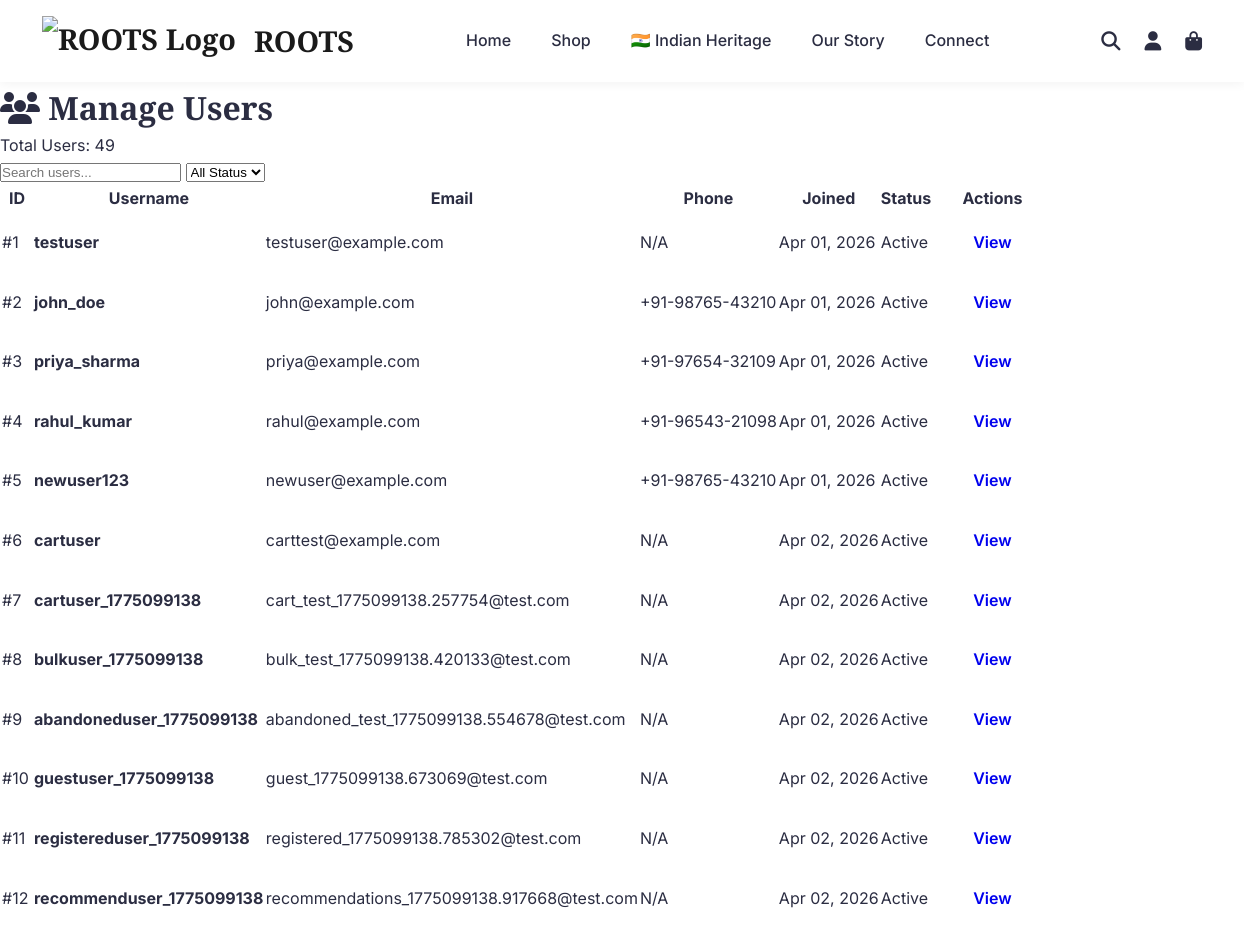
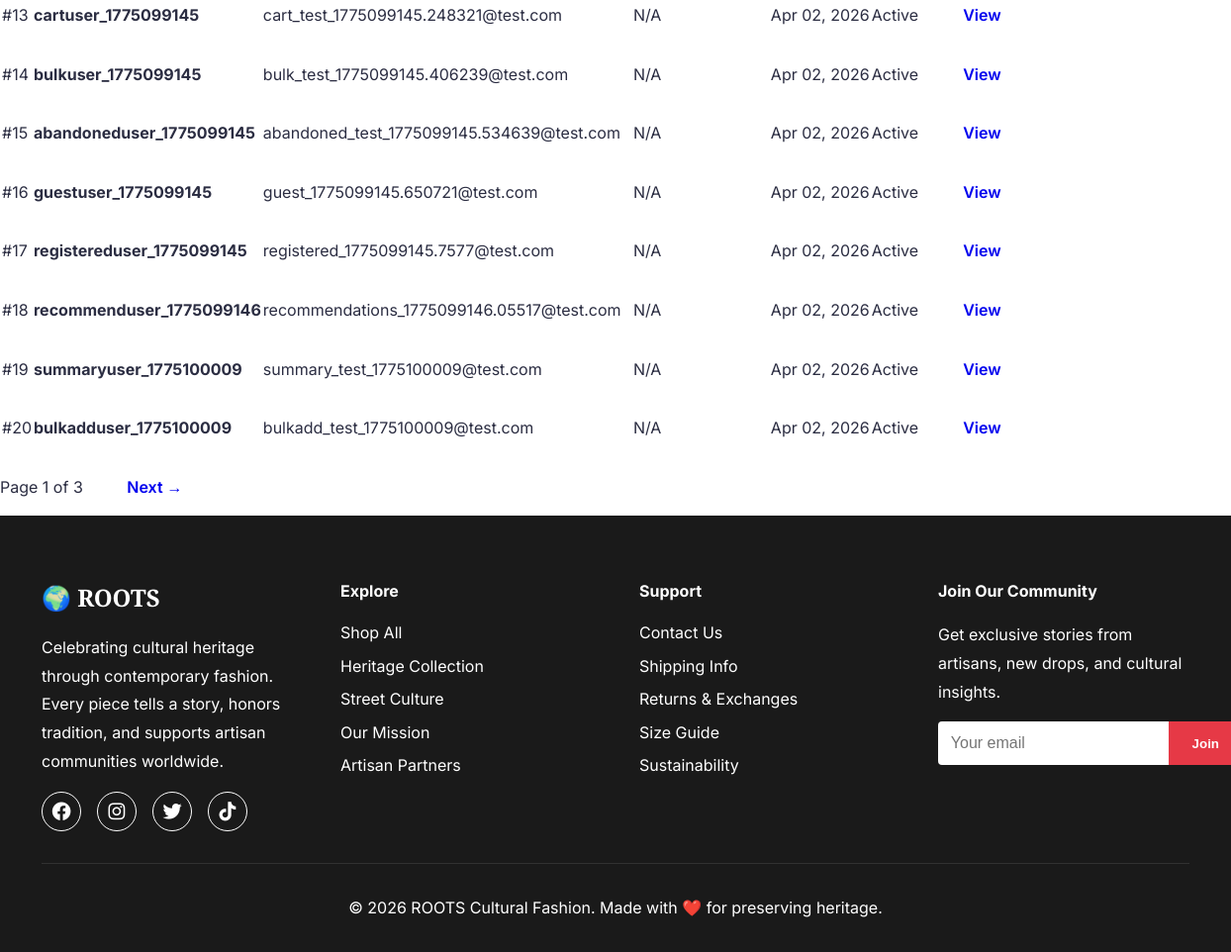
Screenshot of /admin/users (signed in) with the database file from the repository (2 pictures, top to bottom).
### models/__init__.py (models this page shows, shortened)
class User(db.Model):
    __tablename__ = 'users'
    id = db.Column(db.Integer, primary_key=True)
    email = db.Column(db.String(120), unique=True, nullable=False, index=True)
    username = db.Column(db.String(80), unique=True, nullable=False, index=True)
    password_hash = db.Column(db.String(255), nullable=False)
    first_name = db.Column(db.String(50))
    last_name = db.Column(db.String(50))
    phone = db.Column(db.String(20))
    is_active = db.Column(db.Boolean, default=True)
    is_verified = db.Column(db.Boolean, default=False)
    created_at = db.Column(db.DateTime, default=lambda: datetime.now(timezone.utc))
    updated_at = db.Column(db.DateTime, default=lambda: datetime.now(timezone.utc),
                          onupdate=lambda: datetime.now(timezone.utc))
    last_login = db.Column(db.DateTime)
    orders = db.relationship('Order', backref='user', lazy='dynamic')
    addresses = db.relationship('Address', backref='user', lazy='dynamic')

### controllers/admin_controller.py (the view)
@admin_bp.route('/users')
@admin_required
def users():
    page = request.args.get('page', 1, type=int)
    users_pagination = admin_service.get_all_users(page=page, per_page=20)
    return render_template('admin/users.html', users=users_pagination)

### app.py (called while the page is built)
@app.after_request
def add_cache_headers(response):
    if request.path.startswith('/static/'):
        response.cache_control.max_age = 2592000
        response.cache_control.public = True
    elif request.endpoint in ['home', 'shop', 'about', 'contact', 'indian_heritage', 'design_gallery']:
        response.cache_control.max_age = 3600
        response.cache_control.public = True
    return response

@app.before_request
def redirect_to_custom_domain():
    if env == 'production':
        if 'indian-heritage-fashion.onrender.com' in request.url:
            new_url = request.url.replace('indian-heritage-fashion.onrender.com', 'www.rootsfashion.in')
            return redirect(new_url, code=301)

@app.context_processor
def inject_now():
    return {'now': datetime.now(timezone.utc)}

@app.context_processor
def inject_user():
    user_info = {
        'is_authenticated': 'user_id' in session,
        'is_admin': 'admin_id' in session,
        'username': session.get('username') or session.get('admin_username'),
        'user_id': session.get('user_id'),
        'admin_id': session.get('admin_id')
    }
    return {'current_user': user_info}

### repositories/__init__.py (called while the page is built)
    @staticmethod
    def find_all(page: int = 1, per_page: int = 20) -> List[User]:
        return User.query.paginate(page=page, per_page=per_page, error_out=False)

### services/__init__.py (called while the page is built)
    def get_all_users(self, page: int = 1, per_page: int = 20):
        return self.user_repo.find_all(page, per_page)

### templates/admin/users.html (shortened to what this page needs)
{% extends "base.html" %}
{% block content %}
<div class="admin-container">
    <div class="admin-header">
        <h1><i class="fas fa-users"></i> Manage Users</h1>
        <p>Total Users: {{ users.total }}</p>
    </div>
    <div class="admin-content">
        <div class="search-bar">
            <input type="text" placeholder="Search users..." id="searchUsers">
            <select id="filterStatus">
                <option value="">All Status</option>
            </select>
        </div>
        <table class="admin-table">
            <thead>
                <tr>
                    <th>ID</th>
                    <th>Username</th>
                    <th>Email</th>
                    <th>Phone</th>
                    <th>Joined</th>
                    <th>Status</th>
                    <th>Actions</th>
                </tr>
            </thead>
            <tbody>
                {% for user in users.items %}
                <tr>
                    <td>#{{ user.id }}</td>
                    <td><strong>{{ user.username }}</strong></td>
                    <td>{{ user.email }}</td>
                    <td>{{ user.phone or 'N/A' }}</td>
                    <td>{{ user.created_at.strftime('%b %d, %Y') }}</td>
                    <td>
                        {% if user.is_active %}
                            <span class="badge badge-success">Active</span>
                        {% else %}
                            <span class="badge badge-danger">Inactive</span>
                        {% endif %}
                    </td>
                    <td>
                        <a href="{{ url_for('admin.user_detail', user_id=user.id) }}" class="btn btn-sm btn-info">View</a>
                    </td>
                </tr>
                {% endfor %}
            </tbody>
        </table>
        <div class="pagination">
            <span class="page-info">Page {{ users.page }} of {{ users.pages }}</span>
            {% if users.has_next %}
                <a href="{{ url_for('admin.users', page=users.next_num) }}" class="btn btn-sm">Next →</a>
            {% endif %}
        </div>
    </div>
</div>
{% endblock %}

### static/css/style.css (style rules this page uses)
* { margin: 0; padding: 0; box-sizing: border-box; }
:root { --primary-color: #1a1a1a; --secondary-color: #e63946; --accent-color: #f4a261; --text-color: #2b2d42; --light-bg: #fefae0; --white: #ffffff; --gray: #8d99ae; --border-color: #edf2f4; }
body { font-family: 'Inter', 'Segoe UI', sans-serif; line-height: 1.6; color: var(--text-color); }
h1, h2, h3 { font-family: 'Playfair Display', serif; }
.btn { display: inline-block; padding: 1rem 2.5rem; text-decoration: none; border: none; cursor: pointer; font-size: 1rem; transition: all 0.3s; font-weight: 600; border-radius: 4px; }

### rows the page displays
User: id "1", username "testuser", email "testuser@example.com", phone "N/A", created_at "Apr 01, 2026", is_active "Active"
User: id "2", username "john_doe", email "john@example.com", phone "+91-98765-43210", created_at "Apr 01, 2026", is_active "Active"
User: id "3", username "priya_sharma", email "priya@example.com", phone "+91-97654-32109", created_at "Apr 01, 2026", is_active "Active"
User: id "4", username "rahul_kumar", email "rahul@example.com", phone "+91-96543-21098", created_at "Apr 01, 2026", is_active "Active"
User: id "5", username "newuser123", email "newuser@example.com", phone "+91-98765-43210", created_at "Apr 01, 2026", is_active "Active"
User: id "6", username "cartuser", email "carttest@example.com", phone "N/A", created_at "Apr 02, 2026", is_active "Active"
User: id "7", username "cartuser_1775099138", email "cart_test_1775099138.257754@test.com", phone "N/A", created_at "Apr 02, 2026", is_active "Active"
User: id "8", username "bulkuser_1775099138", email "bulk_test_1775099138.420133@test.com", phone "N/A", created_at "Apr 02, 2026", is_active "Active"
User: id "9", username "abandoneduser_1775099138", email "abandoned_test_1775099138.554678@test.com", phone "N/A", created_at "Apr 02, 2026", is_active "Active"
User: id "10", username "guestuser_1775099138", email "guest_1775099138.673069@test.com", phone "N/A", created_at "Apr 02, 2026", is_active "Active"
User: id "11", username "registereduser_1775099138", email "registered_1775099138.785302@test.com", phone "N/A", created_at "Apr 02, 2026", is_active "Active"
User: id "12", username "recommenduser_1775099138", email "recommendations_1775099138.917668@test.com", phone "N/A", created_at "Apr 02, 2026", is_active "Active"
User: id "13", username "cartuser_1775099145", email "cart_test_1775099145.248321@test.com", phone "N/A", created_at "Apr 02, 2026", is_active "Active"
User: id "14", username "bulkuser_1775099145", email "bulk_test_1775099145.406239@test.com", phone "N/A", created_at "Apr 02, 2026", is_active "Active"
User: id "15", username "abandoneduser_1775099145", email "abandoned_test_1775099145.534639@test.com", phone "N/A", created_at "Apr 02, 2026", is_active "Active"
User: id "16", username "guestuser_1775099145", email "guest_1775099145.650721@test.com", phone "N/A", created_at "Apr 02, 2026", is_active "Active"
User: id "17", username "registereduser_1775099145", email "registered_1775099145.7577@test.com", phone "N/A", created_at "Apr 02, 2026", is_active "Active"
User: id "18", username "recommenduser_1775099146", email "recommendations_1775099146.05517@test.com", phone "N/A", created_at "Apr 02, 2026", is_active "Active"
User: id "19", username "summaryuser_1775100009", email "summary_test_1775100009@test.com", phone "N/A", created_at "Apr 02, 2026", is_active "Active"
User: id "20", username "bulkadduser_1775100009", email "bulkadd_test_1775100009@test.com", phone "N/A", created_at "Apr 02, 2026", is_active "Active"

### other values shown
{{ users.total }} "49"
{{ users.page }} "1"
{{ users.pages }} "3"
